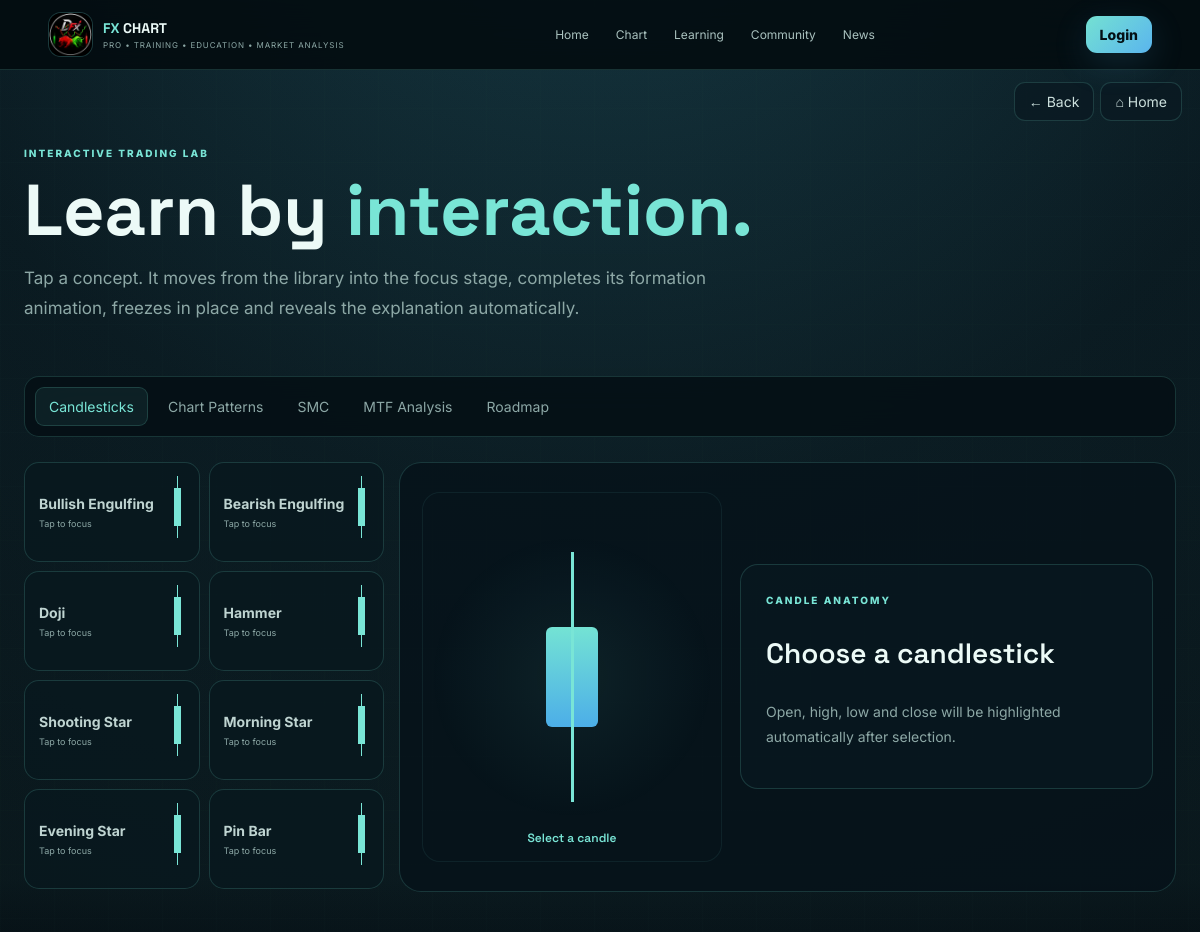
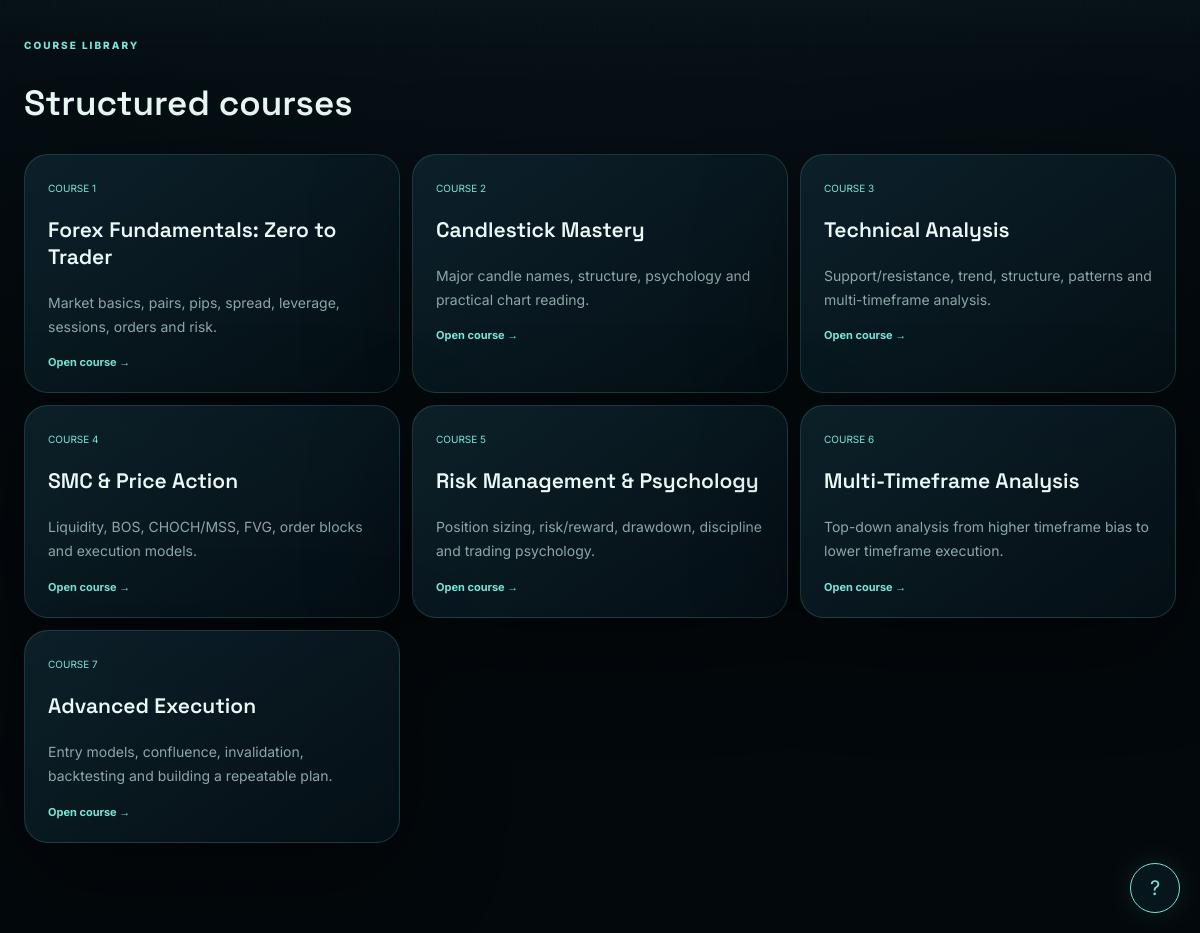
Page /learning on the committed database (2 pictures, top to bottom).
### tables this page shows
CREATE TABLE courses(
      id INTEGER PRIMARY KEY AUTOINCREMENT,
      title TEXT NOT NULL,
      level TEXT NOT NULL,
      description TEXT NOT NULL,
      lessons INTEGER DEFAULT 0,
      created_at TEXT NOT NULL
    );

### app.py (the view)
@app.route("/learning")
def learning():
    con=db()
    courses=con.execute("SELECT * FROM courses ORDER BY id").fetchall()
    classes=con.execute("""SELECT lc.*,u.username,u.full_name FROM live_classes lc
                           JOIN users u ON u.id=lc.instructor_id ORDER BY lc.start_at DESC""").fetchall()
    con.close()
    return render_template("learning.html",courses=courses,classes=classes)

### app.py (called while the page is built)
def db():
    con = sqlite3.connect(DB)
    con.row_factory = sqlite3.Row
    return con

def current_user():
    uid = session.get("user_id")
    if not uid: return None
    con = db()
    u = con.execute("SELECT * FROM users WHERE id=?", (uid,)).fetchone()
    con.close()
    return u

@app.context_processor
def fxchart_site_stats():
    try:
        con=db()
        users=con.execute("SELECT COUNT(*) c FROM users").fetchone()["c"]
        subs=con.execute("SELECT COUNT(*) c FROM users WHERE plan != 'free' OR subscription_status='active'").fetchone()["c"]
        con.close()
        return {"site_users":users,"site_subscribers":subs}
    except Exception:
        return {"site_users":0,"site_subscribers":0}

@app.context_processor
def ctx():
    return {"me": current_user(), "now": datetime.utcnow().isoformat()}

### templates/learning.html (shortened to what this page needs)
{% extends "base.html" %}{% block content %}<section class="learning-hero"><span class="eyebrow">INTERACTIVE TRADING LAB</span><h1>Learn by <em>interaction.</em></h1><p>Tap a concept. It moves from the library into the focus stage, completes its formation animation, freezes in place and reveals the explanation automatically.</p></section><div class="learning-tabs"><button class="learn-tab active" data-target="candles">Candlesticks</button><button class="learn-tab" data-target="patterns">Chart Patterns</button><button class="learn-tab" data-target="smc">SMC</button><button class="learn-tab" data-target="mtf">MTF Analysis</button><button class="learn-tab" data-target="roadmap">Roadmap</button></div><section id="candles" class="learn-panel active"><div class="learning-selector"><div class="concept-library">{% for n in ['Bullish Engulfing','Bearish Engulfing','Doji','Hammer','Shooting Star','Morning Star','Evening Star','Pin Bar'] %}<button class="concept-card" data-candle="{{n}}"><span class="mini-candle"></span><b>{{n}}</b><small>Tap to focus</small></button>{% endfor %}</div><div class="focus-stage"><div class="focus-visual"><div class="focus-candle" id="focusCandle"><i></i><b></b></div><span id="focusLabel">Select a candle</span></div><div class="detail-card" id="candleDetail"><span class="eyebrow">CANDLE ANATOMY</span><h3>Choose a candlestick</h3><p>Open, high, low and close will be highlighted automatically after selection.</p></div></div></div></section><section class="courses-zone"><span class="eyebrow">COURSE LIBRARY</span><h2>Structured courses</h2><div class="course-grid">{% for c in courses %}<a class="course-card" href="{{url_for('course',cid=c.id)}}"><span>COURSE {{loop.index}}</span><h3>{{c.title}}</h3><p>{{c.description}}</p><b>Open course →</b></a>{% endfor %}</div></section>{% endblock %}

### templates/base.html (shortened to what this page needs)
<!doctype html><html lang="en"><head><link rel="stylesheet" href="{{url_for('static',filename='css/app.css')}}"></head><body><div class="fx-grid"></div><div class="market-scan" aria-hidden="true"></div><div class="scan-lines" aria-hidden="true"></div><header class="topbar"><a class="brand" href="{{url_for('index')}}"><span class="brand-logo"><img src="{{url_for('static',filename='images/dfx-logo.jpg')}}" alt="DFX"></span><span><b>FX</b> CHART<small>PRO • TRAINING • EDUCATION • MARKET ANALYSIS</small></span></a><nav class="mainnav"><a href="{{url_for('index')}}">Home</a><a href="{{url_for('chart')}}">Chart</a><a href="{{url_for('learning')}}">Learning</a><a href="{{url_for('community')}}">Community</a><a href="{{url_for('news')}}">News</a></nav><div>{% if session.get('user_id') %}<a class="avatar-mini" href="{{url_for('profile')}}">{% if session.get('photo') %}<img src="{{session.get('photo')}}" alt="Profile">{% else %}{{(session.get('full_name') or 'U')[0]|upper}}{% endif %}</a>{% else %}<a class="btn btn-primary" href="{{url_for('login')}}">Login</a>{% endif %}</div></header><div class="page-tools"><button class="tool-btn" onclick="fxBack()">← Back</button><a class="tool-btn" href="{{url_for('index')}}">⌂ Home</a></div><main class="wrap">{% block content %}{% endblock %}</main><button class="help-fab" onclick="toggleHelp()">?</button></body></html>

### rows in the picture
courses: title "Forex Fundamentals: Zero to Trader", description "Market basics, pairs, pips, spread, leverage, sessions, orders and risk."
courses: title "Candlestick Mastery", description "Major candle names, structure, psychology and practical chart reading."
courses: title "Technical Analysis", description "Support/resistance, trend, structure, patterns and multi-timeframe analysis."
courses: title "SMC & Price Action", description "Liquidity, BOS, CHOCH/MSS, FVG, order blocks and execution models."
courses: title "Risk Management & Psychology", description "Position sizing, risk/reward, drawdown, discipline and trading psychology."
courses: title "Multi-Timeframe Analysis", description "Top-down analysis from higher timeframe bias to lower timeframe execution."
courses: title "Advanced Execution", description "Entry models, confluence, invalidation, backtesting and building a repeatable plan."

### other values in the picture
{{ n }} "Bullish Engulfing" "Bearish Engulfing" "Doji" "Hammer" "Shooting Star" "Morning Star" "Evening Star" "Pin Bar"
